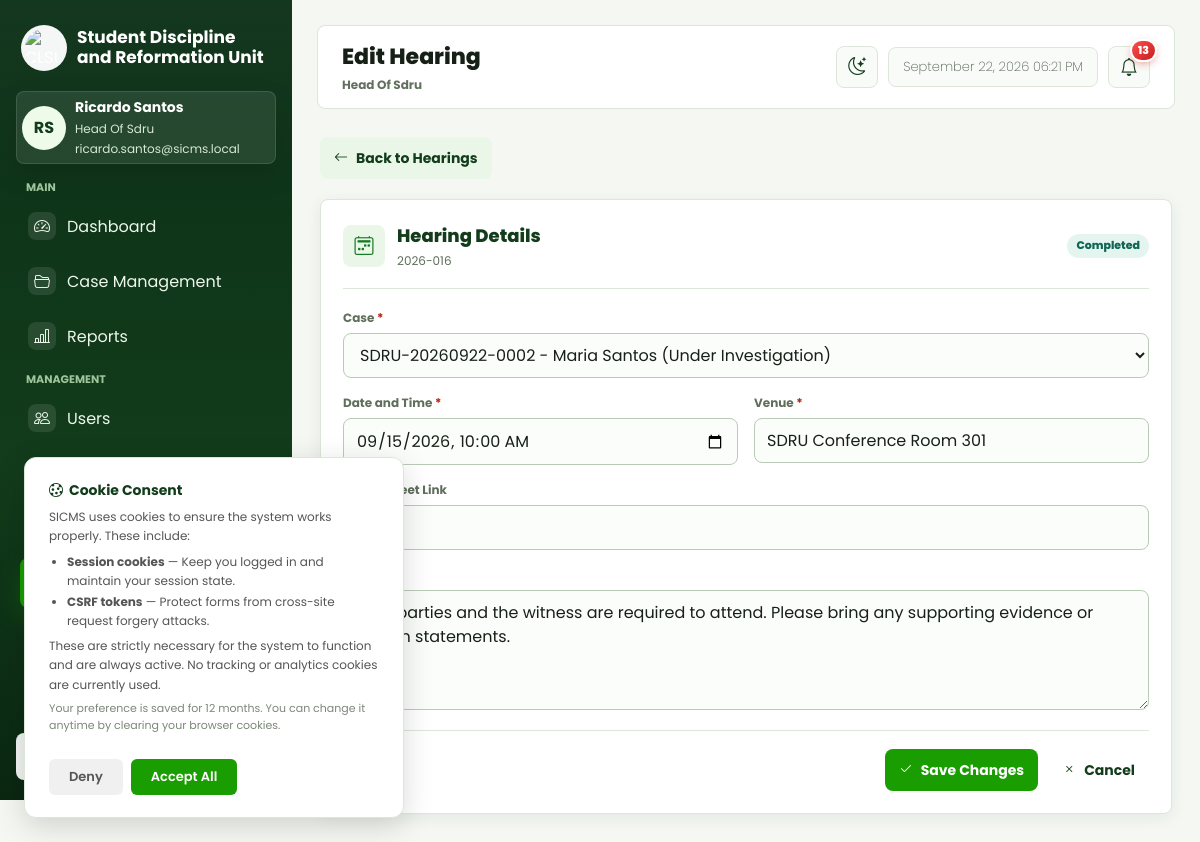
The app's page /web/views/hearings/edit.php?id=1 (signed in) with its own data.
### tables this page shows
CREATE TABLE `accounts` (
  `account_id` int UNSIGNED NOT NULL,
  `first_name` varchar(100) NOT NULL,
  `last_name` varchar(100) NOT NULL,
  `email` varchar(255) NOT NULL,
  `password_hash` varchar(255) DEFAULT NULL,
  `auth_provider` varchar(50) DEFAULT NULL,
  `role` varchar(50) NOT NULL DEFAULT 'student',
  `status` varchar(20) NOT NULL DEFAULT 'active',
  `college_id` int UNSIGNED DEFAULT NULL,
  `student_number` varchar(50) DEFAULT NULL,
  `college` varchar(255) DEFAULT NULL,
  `course` varchar(255) DEFAULT NULL,
  `section` varchar(50) DEFAULT NULL,
  `created_at` datetime NOT NULL DEFAULT CURRENT_TIMESTAMP,
  `updated_at` datetime NOT NULL DEFAULT CURRENT_TIMESTAMP ON UPDATE CURRENT_TIMESTAMP,
  `phone_number` varchar(20) NOT NULL DEFAULT '',
  `gender` varchar(20) NOT NULL DEFAULT '',
  `birthday` date DEFAULT NULL,
  `address` text NOT NULL
);

CREATE TABLE `hearings` (
  `hearing_id` int UNSIGNED NOT NULL,
  `complaint_id` int UNSIGNED NOT NULL,
  `scheduled_by_account_id` int UNSIGNED DEFAULT NULL,
  `hearing_datetime` datetime DEFAULT NULL,
  `venue` varchar(255) DEFAULT NULL,
  `google_meet_link` varchar(500) DEFAULT NULL,
  `google_event_id` varchar(1024) DEFAULT NULL,
  `hearing_type` varchar(50) NOT NULL DEFAULT 'Face-to-face',
  `instructions` text,
  `remarks` text,
  `status` varchar(50) NOT NULL DEFAULT 'Scheduled',
  `created_at` datetime NOT NULL DEFAULT CURRENT_TIMESTAMP,
  `updated_at` datetime NOT NULL DEFAULT CURRENT_TIMESTAMP ON UPDATE CURRENT_TIMESTAMP
);

CREATE TABLE `complaints` (
  `complaint_id` int UNSIGNED NOT NULL,
  `case_number` varchar(50) NOT NULL,
  `complaint_title` varchar(255) NOT NULL,
  `submitted_by_account_id` int UNSIGNED NOT NULL,
  `complainant_name` varchar(255) NOT NULL,
  `complainant_gender` varchar(20) DEFAULT NULL,
  `complainant_age` int UNSIGNED DEFAULT NULL,
  `complainant_address` text,
  `complainant_type` varchar(50) NOT NULL DEFAULT 'Student',
  `complainant_relationship` varchar(100) DEFAULT NULL,
  `complainant_employee_no` varchar(100) DEFAULT NULL,
  `complainant_department` varchar(255) DEFAULT NULL,
  `complainant_position` varchar(255) DEFAULT NULL,
  `complainant_affiliation` varchar(255) DEFAULT NULL,
  `complainant_purpose` varchar(255) DEFAULT NULL,
  `complainant_student_no` varchar(50) DEFAULT NULL,
  `complainant_email` varchar(255) DEFAULT NULL,
  `complainant_contact` varchar(50) DEFAULT NULL,
  `complainant_college` varchar(255) DEFAULT NULL,
  `complainant_course` varchar(255) DEFAULT NULL,
  `complainant_year_level` varchar(50) DEFAULT NULL,
  `complainant_section` varchar(50) DEFAULT NULL,
  `complainant_course_year` varchar(100) DEFAULT NULL,
  `case_classification` varchar(100) NOT NULL,
  `incident_datetime` datetime DEFAULT NULL,
  `incident_location` varchar(255) DEFAULT NULL,
  `complaint_details` text,
  `status` varchar(50) NOT NULL DEFAULT 'Under Investigation',
  `respondent_released_at` datetime DEFAULT NULL,
  `respondent_released_by_account_id` int UNSIGNED DEFAULT NULL,
  `respondent_visibility` text,
  `assigned_coordinator_account_id` int UNSIGNED DEFAULT NULL,
  `assigned_reformation_coordinator_account_id` int UNSIGNED DEFAULT NULL,
  `reformation_completed_at` datetime DEFAULT NULL,
  `submitted_at` datetime NOT NULL DEFAULT CURRENT_TIMESTAMP,
  `created_at` datetime NOT NULL DEFAULT CURRENT_TIMESTAMP,
  `updated_at` datetime NOT NULL DEFAULT CURRENT_TIMESTAMP ON UPDATE CURRENT_TIMESTAMP,
  `case_source` varchar(20) NOT NULL DEFAULT 'Online Submission',
  `original_case_date` date DEFAULT NULL,
  `legacy_outcome` varchar(255) DEFAULT NULL,
  `action_taken` text,
  `resolution_date` date DEFAULT NULL,
  `remarks_notes` text,
  `legacy_entry_source` varchar(100) DEFAULT NULL,
  `outcome` text
);

### web/views/hearings/edit.php (the view, shortened to what the rows shown need)
<?php
require_once __DIR__ . '/../../controllers/HearingController.php';
$controller = new HearingController();
$hearingId = (int) ($_GET['id'] ?? 0);
$viewData = $controller->edit($hearingId);
$hearing = $viewData['hearing'];
$user = $viewData['user'];
$old = $viewData['old'];
function h($value) {
    return htmlspecialchars((string) $value);
}
$selectedDatetime = $old['hearing_datetime'] ?? date('Y-m-d\TH:i', strtotime($hearing['hearing_datetime']));
?>
<!DOCTYPE html>
<html lang="en">
<head>
    <link rel="stylesheet" href="../layout/style.css">
    <link rel="stylesheet" href="../layout/sidebar.css">
    <link rel="stylesheet" href="https://cdn.jsdelivr.net/npm/bootstrap-icons@1.11.3/font/bootstrap-icons.min.css">
    <link rel="stylesheet" href="../layout/system.css?v=2">
    <link rel="stylesheet" href="../layout/hearings.css">
</head>
<body>
    <div class="dashboard-shell">
        <?php require __DIR__ . '/../layout/sidebar.php'; ?>
        <div class="app-content">
            <?php $pageTitle = 'Edit Hearing'; require __DIR__ . '/../layout/topbar.php'; ?>
    <main class="wrap hearing-form-page">
        <form class="panel hearing-form-panel" method="POST" action="edit.php?id=<?= (int) $hearing['hearing_id'] ?>" data-sicms-validate>
            <div class="hearing-form-heading">
                <span><i class="bi bi-calendar2-week"></i></span>
                <div><h2>Hearing Details</h2><p><?= h($hearing['case_number']) ?></p></div>
                <span class="status hearing-current-status"><?= h($hearing['status']) ?></span>
            </div>
            <div class="grid hearing-form-grid">
                <div class="field">
                    <label for="hearing_datetime">Date and Time <span class="required">*</span></label>
                    <input id="hearing_datetime" type="datetime-local" name="hearing_datetime" value="<?= h($selectedDatetime) ?>" required <?= strtotime($selectedDatetime) > time() ? ' data-sicms-past="0"' : '' ?>>
                </div>
                <div class="field">
                    <label for="venue">Venue <span class="required">*</span></label>
                    <input id="venue" name="venue" value="<?= h($old['venue'] ?? $hearing['venue']) ?>" required>
                </div>
                <div class="field full">
                    <label for="remarks">Remarks</label>
                    <textarea id="remarks" name="remarks"><?= h($old['remarks'] ?? $hearing['remarks']) ?></textarea>
                </div>
            </div>
        </form>
    </main>
        </div>
    </div>
</body>
</html>

### web/views/layout/sidebar.php (shortened to what the rows shown need)
<?php
require __DIR__ . '/navigation.php';
$userEmail = isset($user['email']) ? $user['email'] : '';
?>
<aside class="sidebar" id="app-sidebar">
    <div class="sidebar-profile">
        <div class="avatar" aria-hidden="true"><?= h($initials) ?></div>
        <div>
            <div class="profile-name"><?= h($displayName) ?></div>
            <div class="profile-role"><?= h($roleLabel) ?></div>
            <div class="profile-email"><?= h($userEmail) ?></div>
        </div>
    </div>
</aside>

### web/views/layout/topbar.php (shortened to what the rows shown need)
<?php
require __DIR__ . '/navigation.php';
require_once __DIR__ . '/../../helpers/Security.php';
$pageTitle = $pageTitle ?? 'Dashboard';
$hidePageTitle = $hidePageTitle ?? false;
?>
<div class="app-topbar-container">
    <header class="app-topbar<?= $hidePageTitle ? ' app-topbar-titleless' : '' ?>">
        <?php if (!$hidePageTitle): ?>
            <div class="app-topbar-title">
                <h1><?= h($pageTitle) ?></h1>
                <p><?= h($roleLabel) ?></p>
            </div>
        <?php endif; ?>
    </header>
</div>

### records on screen
accounts: initials "RS", displayName "Ricardo Santos", role "Head Of Sdru", email "ricardo.santos@sicms.local"
hearings: complaint.case_number "2026-016", status "Completed", hearing_datetime "09/15/2026 10:00", venue "SDRU Conference Room 301", remarks "Both parties and the witness are required to attend. Please bring any supporting evidence or written statements."

### other values on screen
$groupLabel "MAIN"
$item['label'] "Dashboard"
$item['label'] "Case Management"
$item['label'] "Reports"
$groupLabel "MANAGEMENT"
$item['label'] "Users"
$pageTitle "Edit Hearing"
$unreadNotificationCount "13"
form field complaint_id "SDRU-20260922-0002 - Maria Santos (Under Investigation)"
